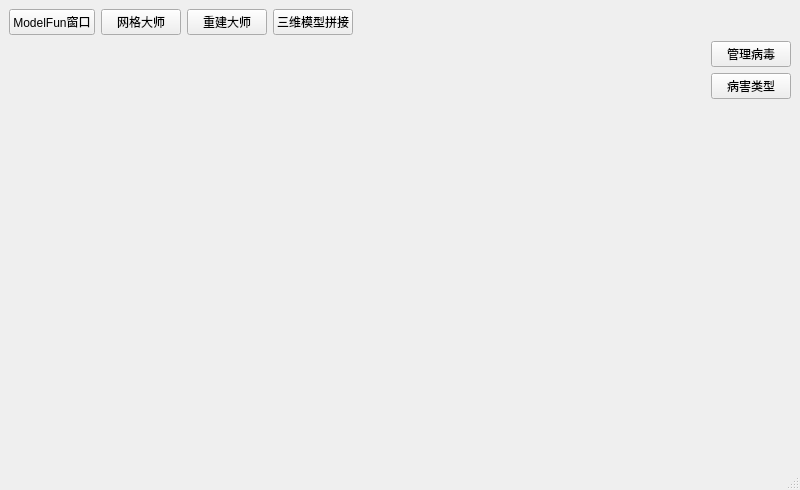
<?xml version="1.0" encoding="UTF-8"?>
<ui version="4.0">
 <class>MainWindow</class>
 <widget class="QMainWindow" name="MainWindow">
  <property name="geometry">
   <rect>
    <x>0</x>
    <y>0</y>
    <width>800</width>
    <height>490</height>
   </rect>
  </property>
  <property name="windowTitle">
   <string>MainWindow</string>
  </property>
  <widget class="QWidget" name="centralwidget">
   <layout class="QVBoxLayout" name="verticalLayout_2" stretch="0,1">
    <item>
     <layout class="QHBoxLayout" name="horizontalLayout">
      <item>
       <widget class="QPushButton" name="pushButton">
        <property name="text">
         <string>ModelFun窗口</string>
        </property>
       </widget>
      </item>
      <item>
       <widget class="QPushButton" name="pushButton_2">
        <property name="text">
         <string>网格大师</string>
        </property>
       </widget>
      </item>
      <item>
       <widget class="QPushButton" name="pushButton_3">
        <property name="text">
         <string>重建大师</string>
        </property>
       </widget>
      </item>
      <item>
       <widget class="QPushButton" name="pushButton_8">
        <property name="text">
         <string>三维模型拼接</string>
        </property>
       </widget>
      </item>
      <item>
       <spacer name="horizontalSpacer">
        <property name="orientation">
         <enum>Qt::Horizontal</enum>
        </property>
        <property name="sizeHint" stdset="0">
         <size>
          <width>40</width>
          <height>20</height>
         </size>
        </property>
       </spacer>
      </item>
     </layout>
    </item>
    <item>
     <layout class="QHBoxLayout" name="horizontalLayout_2" stretch="1,0">
      <item>
       <widget class="QWidget" name="centerWidget" native="true">
        <layout class="QVBoxLayout" name="centerLayout">
         <property name="leftMargin">
          <number>0</number>
         </property>
         <property name="topMargin">
          <number>0</number>
         </property>
         <property name="rightMargin">
          <number>0</number>
         </property>
         <property name="bottomMargin">
          <number>0</number>
         </property>
        </layout>
       </widget>
      </item>
      <item>
       <layout class="QVBoxLayout" name="verticalLayout">
        <item>
         <widget class="QPushButton" name="pushButton_4">
          <property name="text">
           <string>管理病毒</string>
          </property>
         </widget>
        </item>
        <item>
         <widget class="QPushButton" name="pushButton_5">
          <property name="text">
           <string>病害类型</string>
          </property>
         </widget>
        </item>
        <item>
         <spacer name="verticalSpacer">
          <property name="orientation">
           <enum>Qt::Vertical</enum>
          </property>
          <property name="sizeHint" stdset="0">
           <size>
            <width>20</width>
            <height>40</height>
           </size>
          </property>
         </spacer>
        </item>
       </layout>
      </item>
     </layout>
    </item>
   </layout>
  </widget>
  <widget class="QMenuBar" name="menubar">
   <property name="geometry">
    <rect>
     <x>0</x>
     <y>0</y>
     <width>800</width>
     <height>26</height>
    </rect>
   </property>
  </widget>
  <widget class="QStatusBar" name="statusbar"/>
 </widget>
 <resources/>
 <connections/>
</ui>
